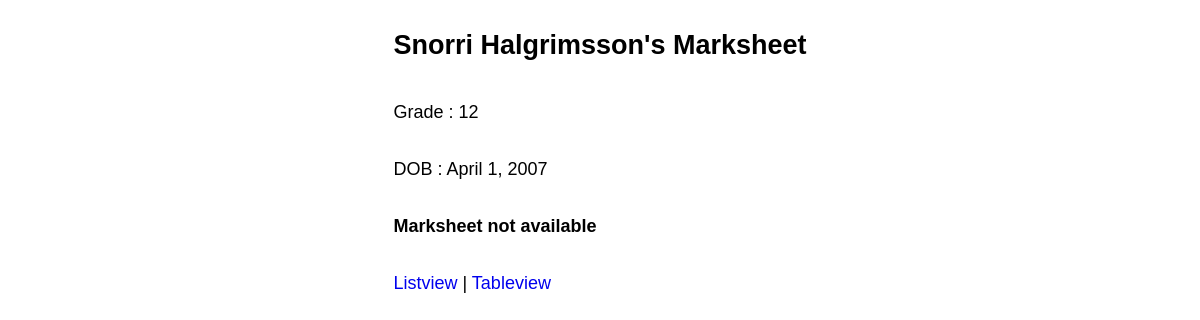
Before: /students/marksheet/3 with the older database file.
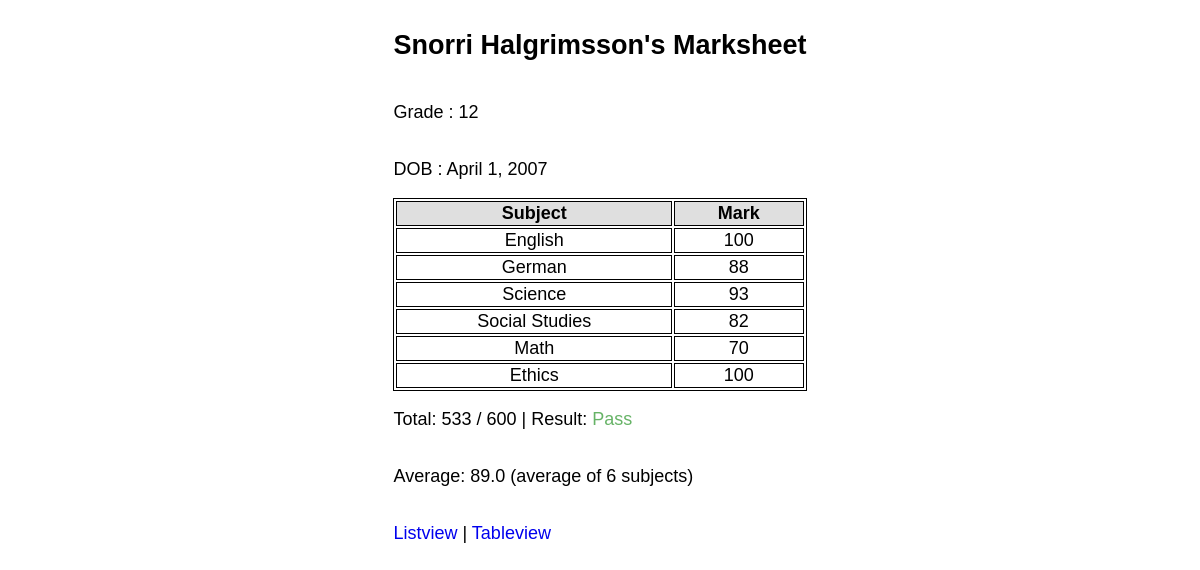
After: the same page with the newer database file.
### students/models.py (models this page shows, shortened)
class Student(models.Model):
    name = models.CharField(max_length=100)
    grade = models.CharField(max_length=2, choices=grade_values)
    dob = models.DateField('Date of Birth')
    def __str__(self) -> str:
        return self.name

class Marksheet(models.Model):
    student = models.ForeignKey(Student, on_delete=models.CASCADE)
    subject = models.CharField(max_length=30, choices=subject_list)
    mark = models.PositiveIntegerField(
        validators=mark_validator, help_text=help_text, default=0
    )

### students/views.py (the view)
# urls.py: path('marksheet/<int:id>', views.marksheet, name='marksheet'),
def marksheet(request, id):
    try:
        student = get_object_or_404(Student, pk=id)
        mark = Marksheet.objects.filter(student_id = student.id)
        t = Marksheet.objects.filter(student_id = student.id).values('student_id').annotate(total=Sum('mark'))
        a = Marksheet.objects.filter(student_id = student.id).values('student_id').annotate(avg=Round(Avg(('mark'))))
        total = t[0]['total']
        avg = a[0]['avg']
        return render(request, 'students/student_mark.html', {'total': total, 'avg': avg, 'student': student, 'marks': mark})
    except (IndexError):
        return render(request, 'students/student_mark.html', {'student': student, 'message': 'Marksheet not available'})

### templates/students/student_mark.html (shortened to what this page needs)
{% load static %}
<!DOCTYPE html>
<html lang="en">
<head>
    <link rel="stylesheet" type="text/css" href="{% static 'css/style.css' %}">
</head>
<body>
    <div class="container">
        <h2>{{ student }}'s Marksheet</h2>
        <p>Grade : {{ student.grade }}</p>
        <p>DOB : {{ student.dob }}</p>
        {% if message %}
            <p><strong>{{ message }}</strong></p>
        {% else %}
        <table>
            <thead class="tbl-header">
                <td>Subject</td>
                <td>Mark</td>
            </thead>
            <tbody>
                {% for mark in marks %}
                <tr>
                    <td>{{ mark.subject }}</td>
                    <td>{{ mark.mark }}</td>
                </tr>
                {% endfor %}
            </tbody>
        </table>
        <p>Total: {{ total }} / 600 | Result: {% if total >= 530 %} <label style="color: hsl(120, 100%, 25%, 60%);">Pass</label> {% else %} <label style="color: red">Fail</label> {% endif %}</p>
        <p>Average: {{ avg }} (average of {{ marks.count }} subject{{ marks | pluralize }})</p>
        {% endif %}
        <p><a href="{% url 'students:student_list' %}">Listview</a> | <a href="{% url 'students:student_page' %}">Tableview</a></p>
    </div>
</body>
</html>

### static/css/style.css (style rules this page uses)
html { font-family: Calibri, 'Trebuchet MS', sans-serif; font-size: 18px; }
a { text-decoration: none; }
.container { display: grid; justify-content: center; align-items: center; }
table, tr, td { border-color: #000; border-style: solid; border-width: 1px; }
td { padding-left: 10px; padding-right: 10px; text-align: center; }
.tbl-header { font-weight: bold; background-color: hsl(0, 0%, 50%, 25%); }

Changed rows visible on the page:
added Marksheet: subject "English", mark "100"
added Marksheet: subject "German", mark "88"
added Marksheet: subject "Science", mark "93"
added Marksheet: subject "Social Studies", mark "82"
added Marksheet: subject "Math", mark "70"
added Marksheet: subject "Ethics", mark "100"
Other visible differences:
{{ total }}: (not shown) → "533"
{{ avg }}: (not shown) → "89.0"
{{ marks.count }}: (not shown) → "6"
{{ marks | pluralize }}: (not shown) → "s"
{{ message }}: "Marksheet not available" → (not shown)
text now shown: "Subject Mark Total: / 600 | Result: Pass Average: (average of subject )"
